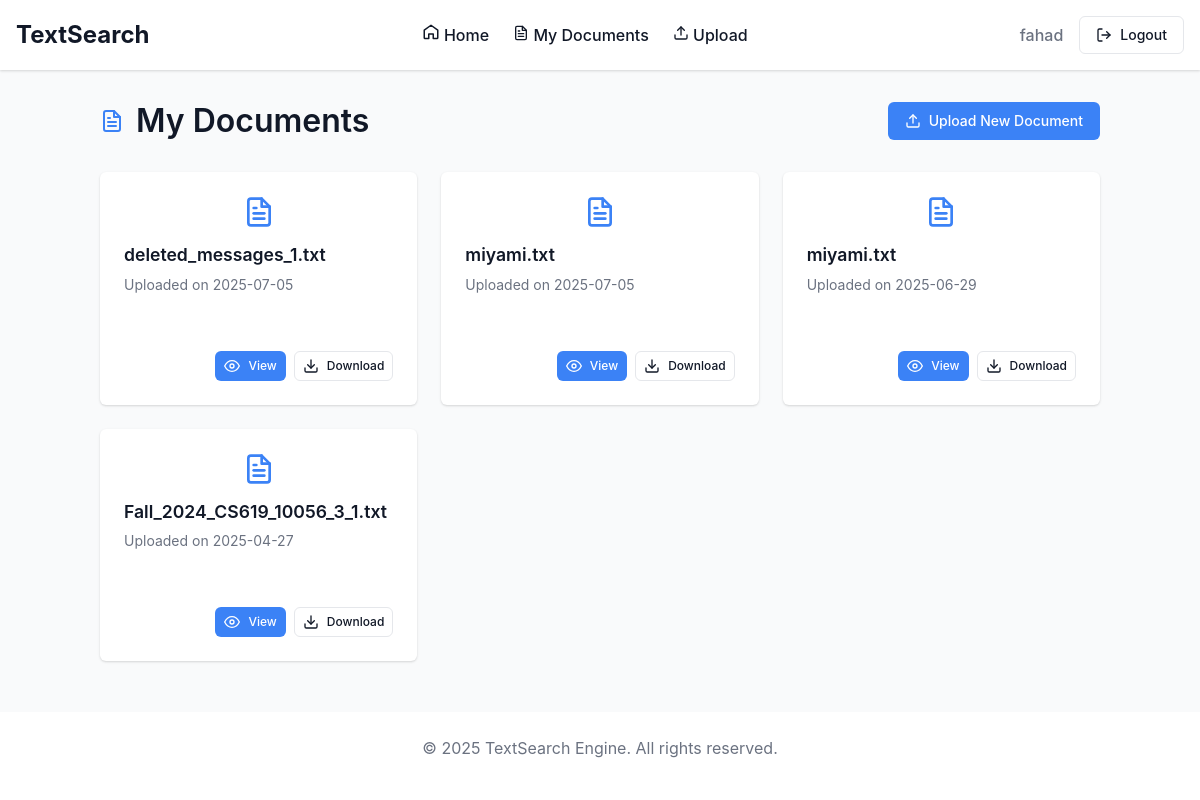
The app's page /my-documents (signed in) with its own data.
### tables this page shows
CREATE TABLE documents (
    id INTEGER PRIMARY KEY AUTOINCREMENT,
    filename TEXT NOT NULL,
    original_filename TEXT NOT NULL,
    user_id INTEGER,
    upload_date TIMESTAMP DEFAULT CURRENT_TIMESTAMP,
    FOREIGN KEY (user_id) REFERENCES users(id)
);

### app.py (the view)
@app.route('/my-documents')
@login_required
def my_documents():
    conn = get_db_connection()
    documents = conn.execute(
        'SELECT * FROM documents WHERE user_id = ? ORDER BY upload_date DESC',
        (session['user_id'],)
    ).fetchall()
    conn.close()
    return render_template('my-documents.html', documents=documents)

### app.py (called while the page is built)
def get_db_connection():
    conn = sqlite3.connect(DATABASE)
    conn.row_factory = sqlite3.Row  #initialize
    return conn

def login_required(f):
    @wraps(f)
    def decorated_function(*args, **kwargs):
        if 'user_id' not in session:
            flash('Please log in to access this page', 'error')
            return redirect(url_for('login', next=request.url))
        return f(*args, **kwargs)
    return decorated_function

### templates/my-documents.html (shortened to what this page needs)
{% extends 'layout.html' %}
{% block content %}
<div class="my-documents">
    <div class="page-header">
        <h1>
            My Documents
        </h1>
        <a href="{{ url_for('upload') }}" class="btn btn-primary">
            Upload New Document
        </a>
    </div>
    {% if documents %}
        <div class="documents-grid">
            {% for document in documents %}
                <div class="document-card">
                    <div class="document-icon">
                    </div>
                    <div class="document-info">
                        <h3 class="document-title">{{ document.original_filename }}</h3>
                        <p class="document-meta">Uploaded on {{ document.upload_date.split(' ')[0] }}</p>
                    </div>
                    <div class="document-actions">
                        <a href="{{ url_for('view_document', document_id=document.id) }}" class="btn btn-sm" title="View Document">
                            <svg xmlns="http://www.w3.org/2000/svg" width="16" height="16" viewBox="0 0 24 24" fill="none" stroke="currentColor" stroke-width="2" stroke-linecap="round" stroke-linejoin="round"><path d="M1 12s4-8 11-8 11 8 11 8-4 8-11 8-11-8-11-8z"></path><circle cx="12" cy="12" r="3"></circle></svg>
                            View
                        </a>
                        <a href="{{ url_for('download_document', document_id=document.id) }}" class="btn btn-sm btn-outline" title="Download Document">
                            Download
                        </a>
                    </div>
                </div>
            {% endfor %}
        </div>
    {% endif %}
</div>
{% endblock %}

### static/css/styles.css (style rules this page uses)
:root { --primary-color: #3b82f6; --primary-hover: #2563eb; --secondary-color: #6b7280; --success-color: #10b981; --danger-color: #ef4444; --warning-color: #f59e0b; --info-color: #3b82f6; --light-color: #f3f4f6; --dark-color: #1f2937; --body-bg: #f9fafb; --card-bg: #ffffff; --text-color: #111827; --text-muted: #6b7280; --border-color: #e5e7eb; --shadow: 0 1px 3px 0 rgba(0, 0, 0, 0.1), 0 1px 2px 0 rgba(0, 0, 0, 0.06); --shadow-md: 0 4px 6px -1px rgba(0, 0, 0, 0.1), 0 2px 4px -1px rgba(0, 0, 0, 0.06); --shadow-lg: 0 10px 15px -3px rgba(0, 0, 0, 0.1), 0 4px 6px -2px rgba(0, 0, 0, 0.05); --radius: 0.375rem; --transition: all 0.2s ease-in-out; }
* { margin: 0; padding: 0; box-sizing: border-box; }
body { font-family: -apple-system, BlinkMacSystemFont, "Segoe UI", Roboto, Helvetica, Arial, sans-serif; line-height: 1.5; color: var(--text-color); background-color: var(--body-bg); min-height: 100vh; display: flex; flex-direction: column; }
h1, h2, h3, h4, h5, h6 { margin-bottom: 0.5rem; font-weight: 600; line-height: 1.2; }
h1 { font-size: 2rem; }
h3 { font-size: 1.25rem; }
p { margin-bottom: 1rem; }
a { color: var(--primary-color); text-decoration: none; transition: var(--transition); }
.btn { display: inline-flex; align-items: center; justify-content: center; gap: 0.5rem; padding: 0.5rem 1rem; font-size: 0.875rem; font-weight: 500; line-height: 1.25rem; border-radius: var(--radius); border: 1px solid transparent; cursor: pointer; transition: var(--transition); background-color: var(--primary-color); color: white; }
.btn-outline { background-color: transparent; border-color: var(--border-color); color: var(--text-color); }
.btn-sm { padding: 0.25rem 0.5rem; font-size: 0.75rem; }
.document-meta { color: var(--text-muted); font-size: 0.875rem; margin-bottom: 1rem; }
.document-actions { display: flex; gap: 0.5rem; margin-top: 1rem; }
.my-documents { max-width: 1000px; margin: 0 auto; }
.page-header { display: flex; justify-content: space-between; align-items: center; margin-bottom: 2rem; }
.page-header h1 { display: flex; align-items: center; gap: 0.75rem; margin-bottom: 0; }
.header-icon { color: var(--primary-color); }
.documents-grid { display: grid; grid-template-columns: repeat(auto-fill, minmax(300px, 1fr)); gap: 1.5rem; }
.document-card { background-color: var(--card-bg); border-radius: var(--radius); box-shadow: var(--shadow); padding: 1.5rem; display: flex; flex-direction: column; transition: var(--transition); }
.document-icon { color: var(--primary-color); margin-bottom: 1rem; display: flex; justify-content: center; }
.document-info { flex: 1; margin-bottom: 1.5rem; }
.document-title { font-size: 1.1rem; margin-bottom: 0.5rem; word-break: break-word; }
.document-meta { color: var(--text-muted); font-size: 0.875rem; }
.document-actions { display: flex; gap: 0.5rem; justify-content: flex-end; }

### records on screen
documents: original_filename "deleted_messages_1.txt", upload_date "2025-07-05"
documents: original_filename "miyami.txt", upload_date "2025-07-05"
documents: original_filename "miyami.txt", upload_date "2025-06-29"
documents: original_filename "Fall_2024_CS619_10056_3_1.txt", upload_date "2025-04-27"

### other values on screen
{{ session.username }} "fahad"
